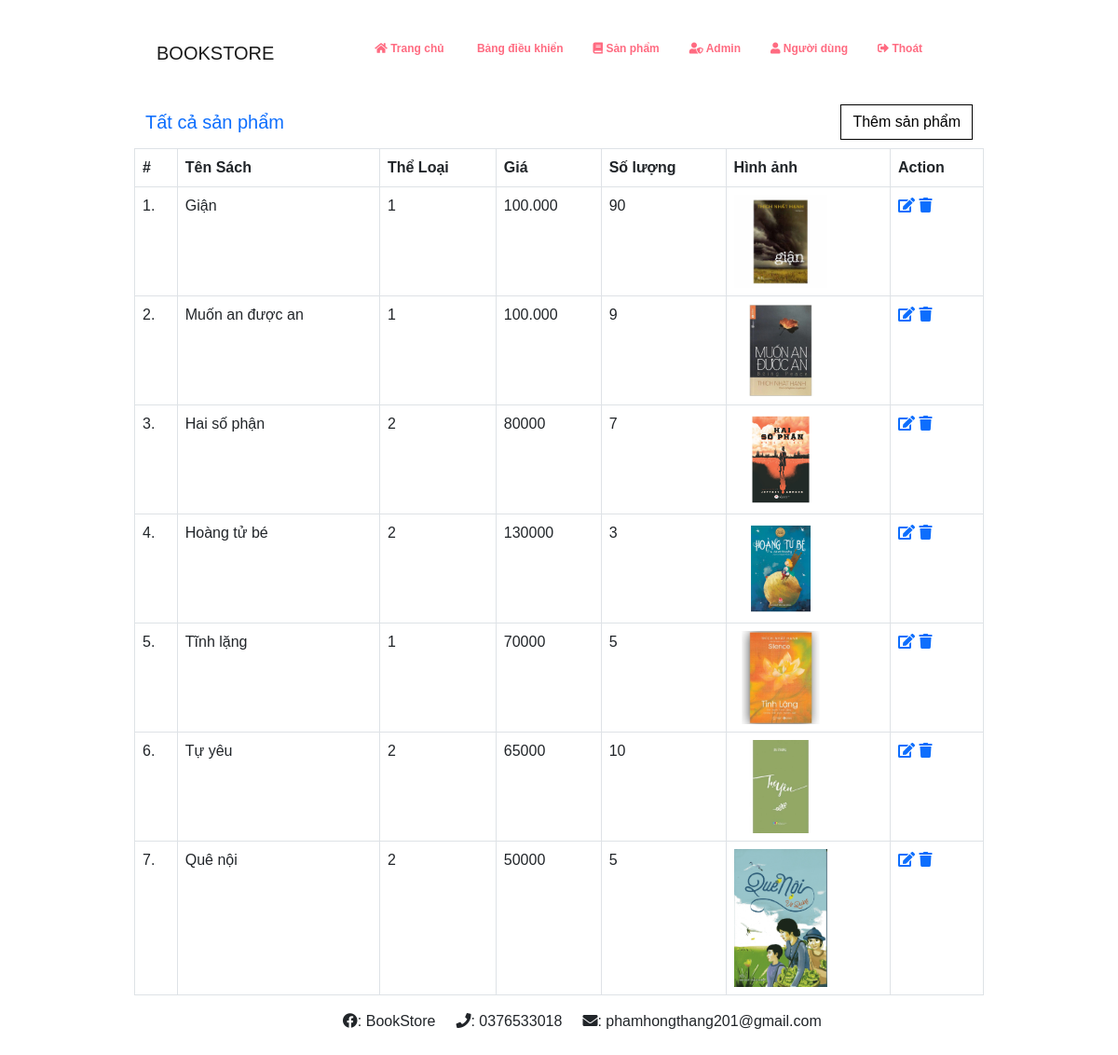
/admin/products.php, run on the app's committed database.
### tables this page shows
CREATE TABLE `products` (
  `pro_id` int(11) NOT NULL,
  `pro_code` varchar(11) NOT NULL,
  `pro_cat` int(100) NOT NULL,
  `pro_title` varchar(255) NOT NULL,
  `pro_price` varchar(100) NOT NULL,
  `pro_desc` text NOT NULL,
  `feature_image` text NOT NULL,
  `quantity` int(11) DEFAULT 0
);

### admin/products.php (the view, shortened to what this page needs)
<?php include "../admin/header.php" ?>
<?php include "../admin/config.php" ?>
<link rel="stylesheet" href="css/adm.css">
<div class="container">
    <nav class="navbar ">
        <div class="container-fluid">
            <a class="navbar-brand" href="#">Tất cả sản phẩm</a>
                <form class="d-flex" action="../admin/add_pro.php">
                    <button class="btn btn-outline-success" type="submit" name="btnAdd">Thêm sản phẩm</button>
                </form>
        </div>
    </nav>
    <table class="table table-bordered">
        <div class="table-responsive">
                <thead>
                    <tr>
                        <th>#</th>
                        <th>Tên Sách</th>
                        <th>Thể Loại</th>
                        <th>Giá</th>
                        <th>Số lượng</th>
                        <th>Hình ảnh</th>
                        <th width="100px">Action</th>
                    </tr>
                </thead>
            <tbody>
                <?php
                     $sql = "SELECT * FROM products";
                     $result = mysqli_query($conn,$sql);
                     $count = mysqli_num_rows($result);
                     $sn=1;
                     if($count>0)
                        {
                            while($row=mysqli_fetch_assoc($result))
                            {
                                $pro_id       = $row['pro_id'];
                                $pro_title    = $row['pro_title'];
                                $pro_cat      = $row['pro_cat'];
                                $pro_price    = $row['pro_price'];
                                $pro_quantity = $row['quantity'];
                ?>
                                <tr>
                                    <td><?php echo $sn++; ?>. </td>
                                    <td><?php echo $pro_title; ?></td>
                                    <td><?php echo $pro_cat; ?></td>
                                    <td><?php echo $pro_price; ?></td>
                                    <td><?php echo $pro_quantity; ?></td>
                                    <td>
                                        <?php  if($row['feature_image'] != ''){ ?>
                                                <img src="../images/<?php echo $row['feature_image']; ?>" alt="<?php echo $row['feature_image']; ?>" width="100px"/>
                                        <?php }else{ ?>
                                            <img src="../images/index.png" alt="" width="100px"/>
                                        <?php } ?>
                                    </td>
                                    <td>
                                            <a href="<?php echo SITEURL; ?>admin/edit_pro.php?pro_id=<?php echo $pro_id;  ?>"><i class="fa fa-edit"></i></a>
                                            <a href="<?php echo SITEURL; ?>admin/delete_pro.php?pro_id=<?php echo $pro_id; ?>" onclick="return confirm('Bạn chắc chắn muốn xóa?');"><i class="fa fa-trash"></i></a>
                                    </td>
                                </tr>
                    <?php
                            }
                        }
                        else
                        {
                            echo "<tr> <td colspan='7' class='error'> Product not Added Yet. </td> </tr>";
                        }
                    ?>
            </tbody>
         </div>
    </table>
</div>
<?php include "../footer.php" ?>

### admin/css/style.css (style rules this page uses)
.table-image td, th { vertical-align: middle; }
* { margin: 0 0; padding: 0 0; font-family: Arial, Helvetica, sans-serif; border-radius: 0 !important; }
.btn-outline-success { color: black; background-color: white; border-color: black; }

### admin/css/adm.css (style rules this page uses)
* { margin: 0; padding: 0; font-family: Arial, Helvetica, sans-serif; }

### data on the page
products: pro_title "Giận", pro_cat "1", pro_price "100.000", quantity "90", feature_image (picture)
products: pro_title "Muốn an được an", pro_cat "1", pro_price "100.000", quantity "9", feature_image (picture)
products: pro_title "Hai số phận", pro_cat "2", pro_price "80000", quantity "7", feature_image (picture)
products: pro_title "Hoàng tử bé", pro_cat "2", pro_price "130000", quantity "3", feature_image (picture)
products: pro_title "Tĩnh lặng", pro_cat "1", pro_price "70000", quantity "5", feature_image (picture)
products: pro_title "Tự yêu", pro_cat "2", pro_price "65000", quantity "10", feature_image (picture)
products: pro_title "Quê nội", pro_cat "2", pro_price "50000", quantity "5", feature_image (picture)
